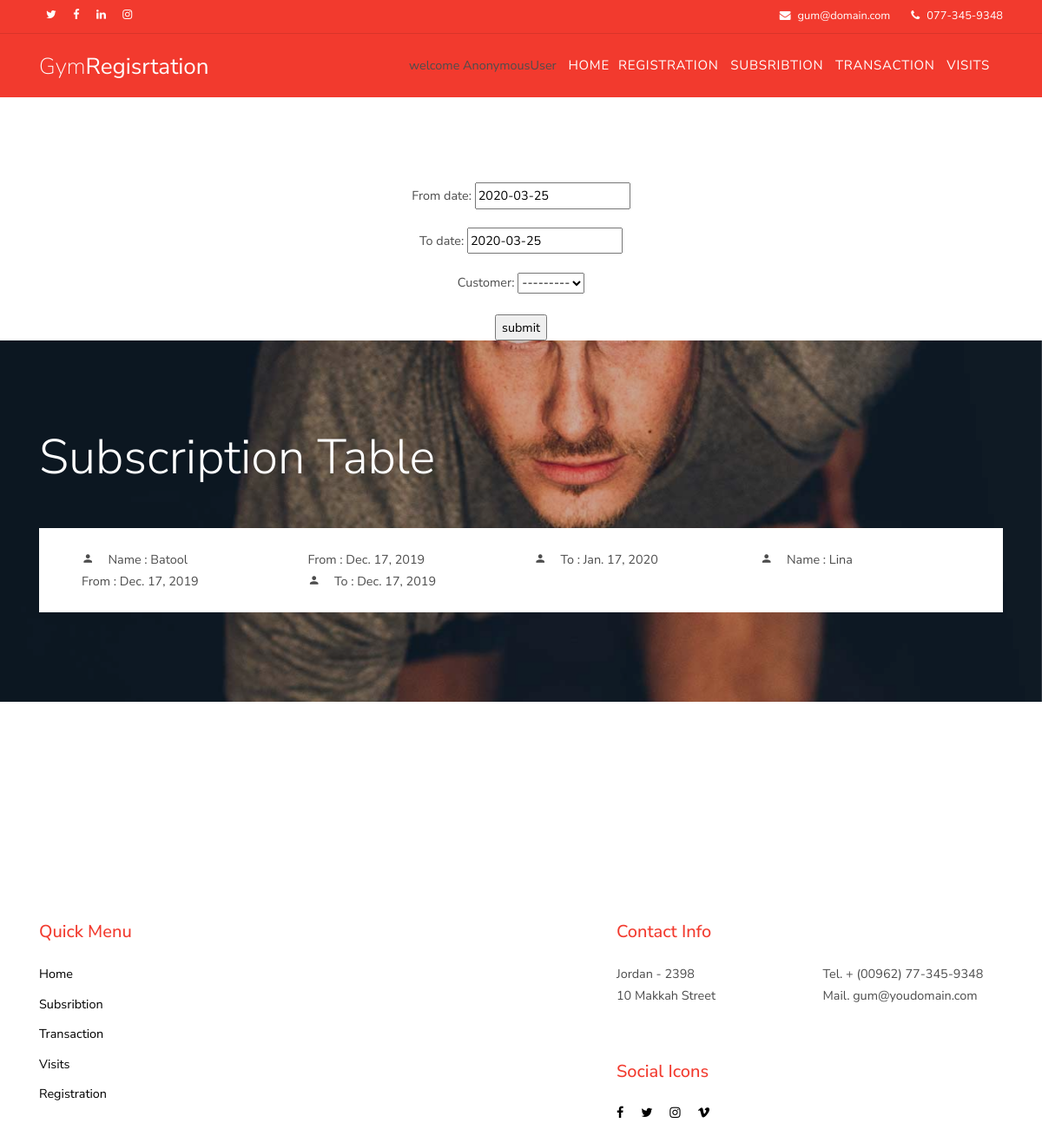
Page /sub/ on the committed database.
### mainapp/models.py (models this page shows, shortened)
class Subscription(models.Model):
    from_date = models.DateField(default=datetime.now())
    to_date =  models.DateField(default=datetime.now())
    customer = models.ForeignKey(to='UserInfo',on_delete=models.PROTECT)

class UserInfo(models.Model):
    first_name = models.CharField(max_length=25)
    last_name =  models.CharField(max_length=25)
    phone_num =  models.IntegerField (default = '079 xxxx xx')
    health_prob = models.BooleanField(null=True)
    def __str__(self):
        return self.first_name

### mainapp/views.py (the view)
# urls.py: path('sub/',views.SubscriptionCreatView.as_view() , name = 'sub_url'),
class SubscriptionCreatView(CreateView):
    model = Subscription
    template_name = "subhtml.html"
    success_url = reverse_lazy('sub_url')
    fields = '__all__'
    def get_context_data(self,**kwargs):
        context = super(SubscriptionCreatView,self).get_context_data(**kwargs)
        context ['list_stu1'] = Subscription.objects.all()
        return context

### templates/subhtml.html
{%extends 'base.html'%}
{%block  page_sub%}<center>
<form method="POST"> {%csrf_token%}
  {{form.as_p}}
<input type ='submit' value ='submit'>
</form>
</center>
{% load static%}
<div class="block-schedule overlay site-section" style="background-image: url('{% static "images/hero_bg_2.jpg"%}');">
    <div class="container">
      <h3 class="text-white display-4 mb-5">Subscription Table</h3>
      <div class="tab-content" id="pills-tabContent">
        <div class="tab-pane fade show active" id="pills-sunday" role="tabpanel" aria-labelledby="pills-sunday-tab">
          <div class="row-wrap">
            <div class="row bg-white p-4 align-items-center">
            {% for item in list_stu1 %}
            <div class="col-sm-3 col-md-3 col-lg-3"><span class="icon-person mr-3"></span>Name : {{item.customer}}</div>
              <div class="col-sm-3 col-md-3 col-lg-3">From : {{item.from_date}}</div>
              <div class="col-sm-3 col-md-3 col-lg-3"><span class="icon-person mr-3"></span>To : {{item.to_date}}</div><br>
              {%endfor%}
            </div>
          </div>
  </div>
  </div>
  </div>
  </div>
{% endblock%}

### static/css/style.css (style rules this page uses)
body { line-height: 1.7; color: #4d4d4d; font-weight: 400; font-size: 0.9rem; font-family: "Roboto Mono", SFMono-Regular, Menlo, Monaco, Consolas, "Liberation Mono", "Courier New", monospace; font-family: "Nunito Sans", -apple-system, BlinkMacSystemFont, "Segoe UI", Roboto, "Helvetica Neue", Arial, sans-serif, "Apple Color Emoji", "Segoe UI Emoji", "Segoe UI Symbol", "Noto Color Emoji"; }
.site-section { padding: 3em 0; }
@media (min-width: 768px) { .site-section { padding: 7em 0; } }
.block-schedule { background-position: center center; background-size: cover; background-repeat: no-repeat; background-attachment: fixed; }
.block-schedule.overlay { position: relative; }
.block-schedule.overlay:before { position: absolute; content: ""; background: rgba(0, 0, 0, 0.2); top: 0; left: 0; right: 0; bottom: 0; }
.block-schedule .container { position: relative; z-index: 10; }
.block-schedule .row-wrap { margin-left: 15px; margin-right: 15px; }
.block-schedule .row-wrap > .row { margin-bottom: 2px; -webkit-transition: .3s all ease; -o-transition: .3s all ease; transition: .3s all ease; -webkit-transform: scale(1); -ms-transform: scale(1); transform: scale(1); z-index: 1; position: relative; border-left: 10px solid transparent; border-right: 10px solid transparent; }

### rows in the picture
Subscription: customer "Batool", from_date "Dec. 17, 2019", to_date "Jan. 17, 2020"
Subscription: customer "Lina", from_date "Dec. 17, 2019", to_date "Dec. 17, 2019"

### other values in the picture
{{ request.user }} "AnonymousUser"
